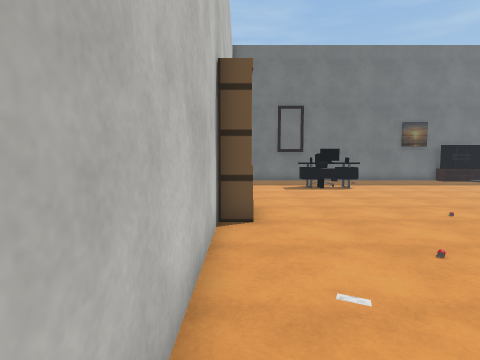
View 1 (above)

16 first-person views from a walk through a scene from a Unity 3-D project. The camera is 1.4 m above the floor, tilts 4° down and sees 80° across. The floor is counted in squares, 1 m on a side. Each view is taken from the middle of a square. On the plan, view 1 faces up. The plan holds only what a view shows up to about 14 squares ahead; the rest is blank. The place goes on beyond the plan. The player is left out. Some surface patterns are stand-ins.

View 2
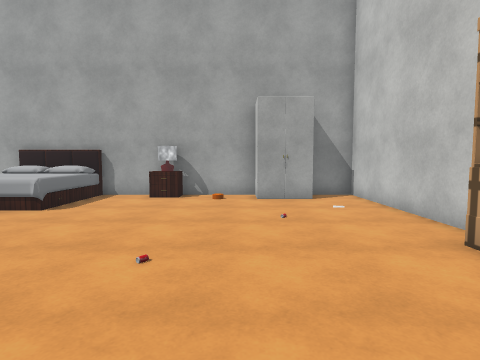

View 3
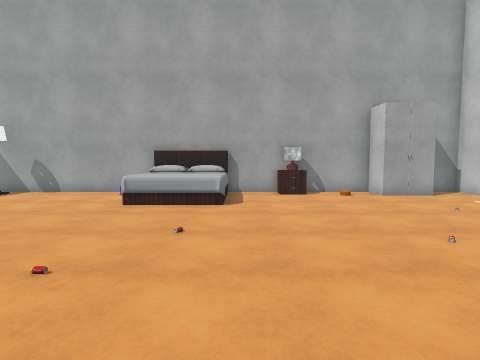

View 4
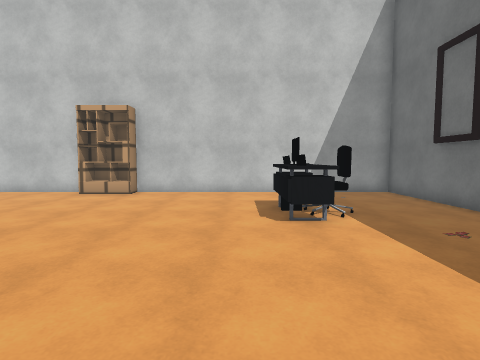

View 5
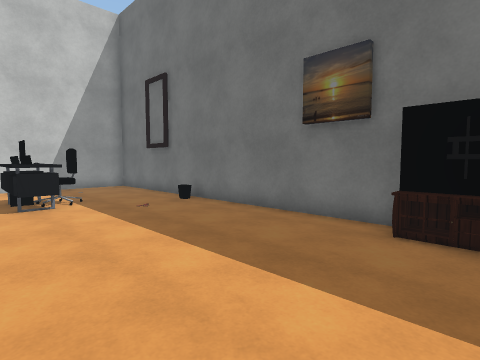

View 6
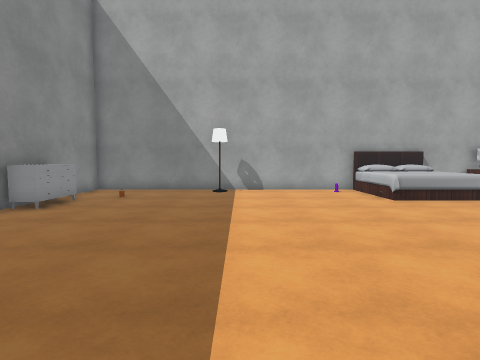

View 7
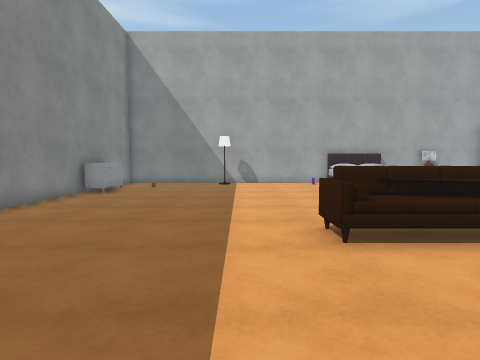

View 8
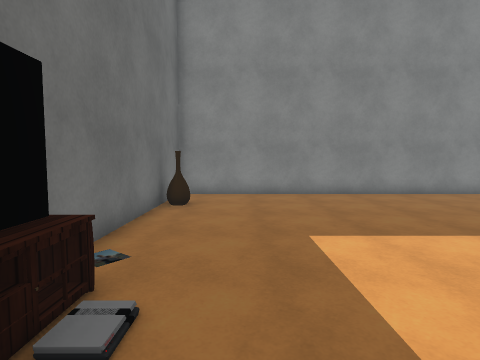

View 9
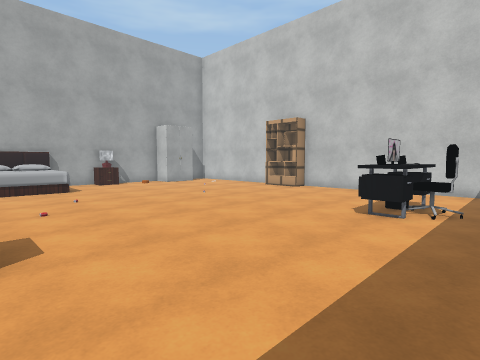

View 10
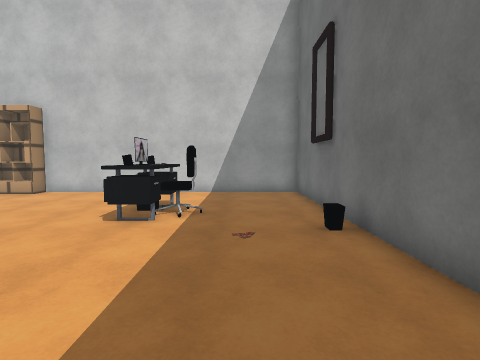

View 11
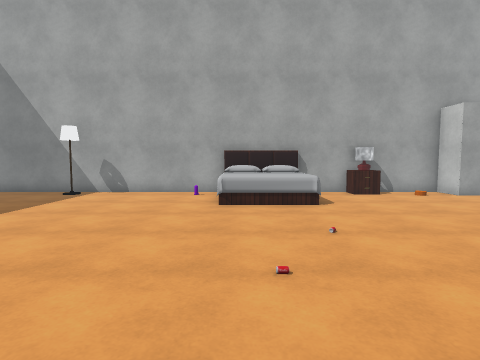

View 12
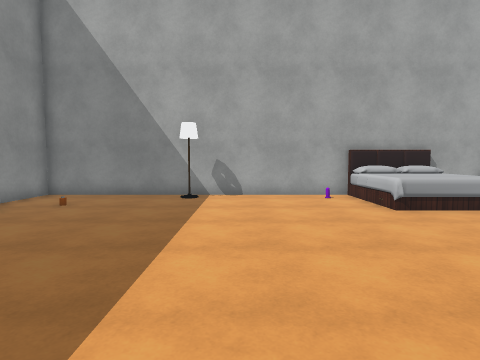

View 13
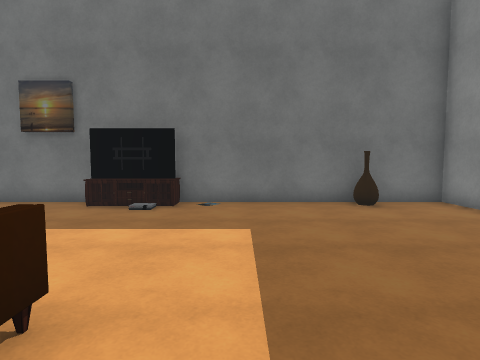

View 14
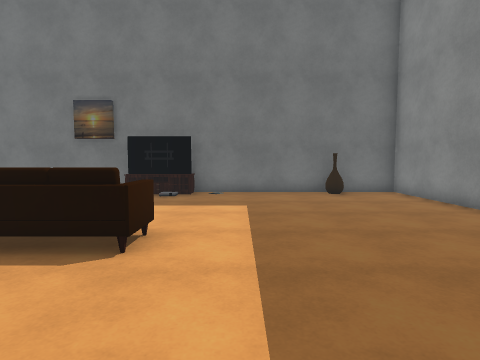

View 15
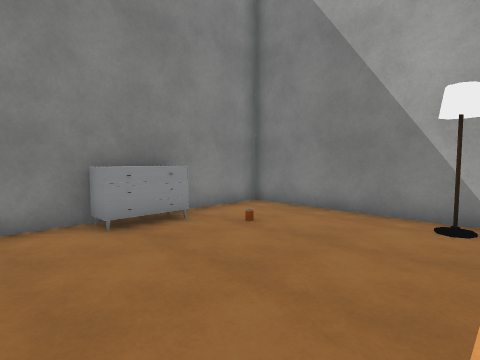

View 16
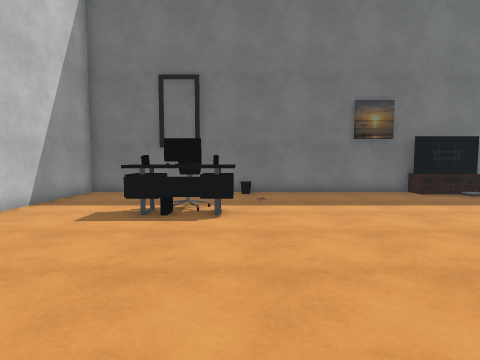

### Floor plan
Points are (right, up) in squares from view 1. A wall is a line through its corners. A room is listed if a view was taken in it or the views show most of it. See-through windows are left out.
Room 1 (view 1)
walls: (-0.5, 1.5) (-0.5, -0.5) (1.1, -0.5)
ways out: opening at (0.5, 1) to room 2
objects: closet (2, 0) to (3, 0)
Room 2 (views 2, 3, 4, 5, 6, 7, 8, 9, 10, 11, 12, 13, 14, 15, 16)
walls: (13.6, 19.5) (-0.5, 19.5) (-0.5, 8.4); (12.6, -0.5) (24.7, -0.5) (24.7, 19.5) (15.8, 19.5); (-0.5, 5.9) (-0.5, 1.5); (3.2, -0.5) (9.6, -0.5)
ways out: opening at (0.5, 1) to room 1
objects: shelf (0, 6) to (0, 8); other object (3, 4); other object (3, 14) to (6, 16); other object (5, 7); table (6, 0) to (7, 0); bed (10, 0) to (13, 3); other object (10, 7); other object (11, 9); sofa (13, 11) to (16, 12); table (13, 19); TV (14, 19) to (16, 19); pole (19, 0); other object (22, 2); vase (22, 19); dresser (24, 3) to (24, 5)

Positions as (right, up) in squares from view 1, and headings:
1: (0, 0), facing up
2: (4, 11), facing down
3: (9, 12), facing down
4: (12, 13), facing left
5: (15, 13), facing up-left
6: (18, 13), facing down
7: (18, 17), facing down
8: (13, 17), facing right
9: (13, 17), facing down-left
10: (12, 17), facing left
11: (12, 12), facing down
12: (17, 11), facing down
13: (18, 10), facing up
14: (18, 7), facing up
15: (18, 7), facing down-right
16: (6, 7), facing up
